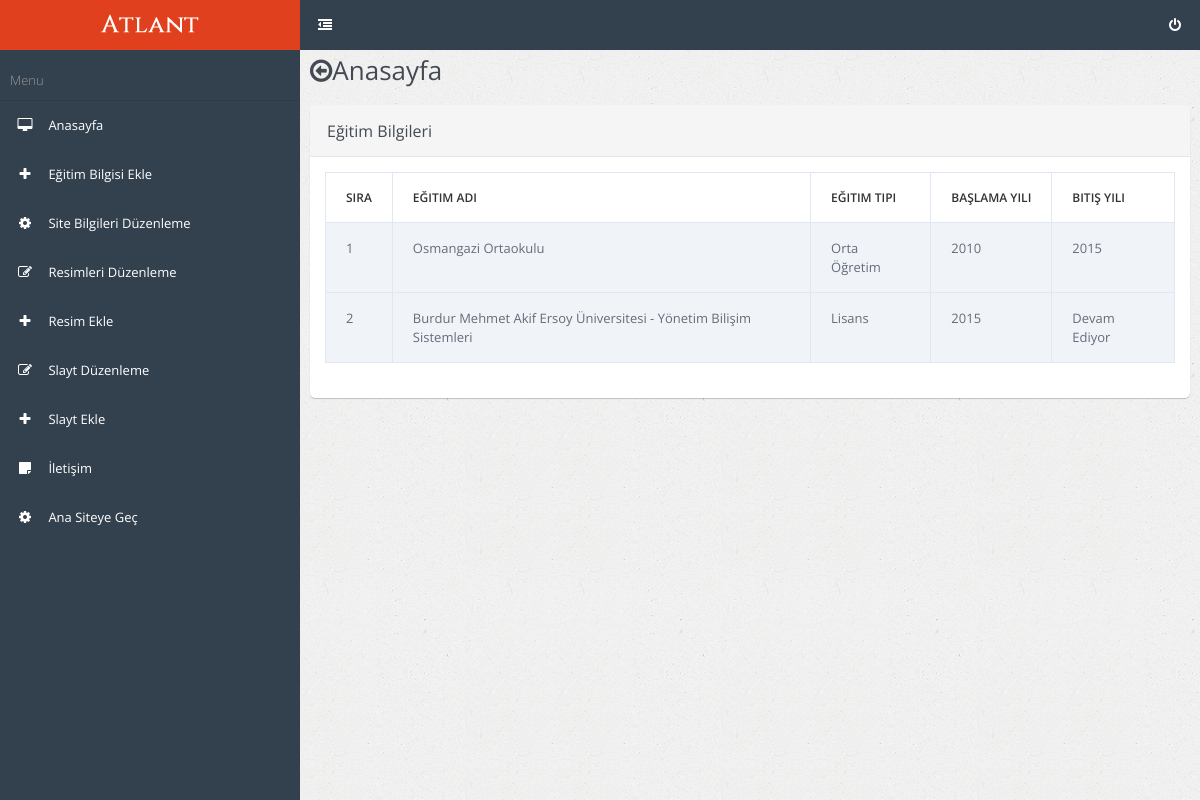
/yonetici/index.php (signed in), run on the app's committed database.
### tables this page shows
CREATE TABLE `egitim` (
  `id` tinyint(3) UNSIGNED NOT NULL,
  `adi` varchar(128) NOT NULL,
  `tipi` varchar(32) NOT NULL,
  `baslama` year(4) NOT NULL,
  `bitis` year(4) DEFAULT NULL
);

### yonetici/index.php (the view, shortened to what this page needs)
<?php require_once ("kutuphane/baglanti.php"); ?>
<?php
$sira=1;
$sorgu="SELECT * FROM egitim";
$sonuc=mysqli_query($baglanti,$sorgu);
while($satir=mysqli_fetch_array($sonuc)) {
	$egitimler[]=$satir;
}
?>
<?php require_once ("kutuphane/ust.php"); ?>
<div class="row">
    <div class="col-md-12">
        <div class="panel panel-default">
            <div class="panel-heading">
                <h3 class="panel-title">Eğitim Bilgileri</h3>
            </div>
            <div class="panel-body">
                <div class="table-responsive">
                    <table class="table table-bordered">
                        <thead>
                            <tr>
                                <th>Sıra</th>
                                <th>Eğitim Adı</th>
                                <th>Eğitim Tipi</th>
                                <th>Başlama Yılı</th>
                                <th>Bitiş Yılı</th>
                            </tr>
                        </thead>
                        <tbody>
                        	<?php foreach($egitimler as $egitim)  { ?>
                            <tr>
                                <td><?php echo $sira; ?></td>
                                <td><?php echo $egitim['adi']; ?></td>
                                <td><?php echo $egitim['tipi']; ?></td>
                                <td><?php echo $egitim['baslama']; ?></td>
                                <?php if(empty($egitim['bitis'])==false)  { ?>
                                <td><?php echo $egitim['bitis']; ?></td>
                                <?php } else { ?>
                               <td>Devam Ediyor</td>
                                <?php  } ?>
                            </tr>
                            <?php $sira++; } ?>
                        </tbody>
                    </table>
                </div>
            </div>
        </div>
	</div>
</div>
<?php require_once ("kutuphane/alt.php"); ?>

### data on the page
egitim: adi "Osmangazi Ortaokulu", tipi "Orta Öğretim", baslama "2010", bitis "2015"
egitim: adi "Burdur Mehmet Akif Ersoy Üniversitesi - Yönetim Bilişim Sistemleri", tipi "Lisans", baslama "2015", shows "Devam Ediyor"
